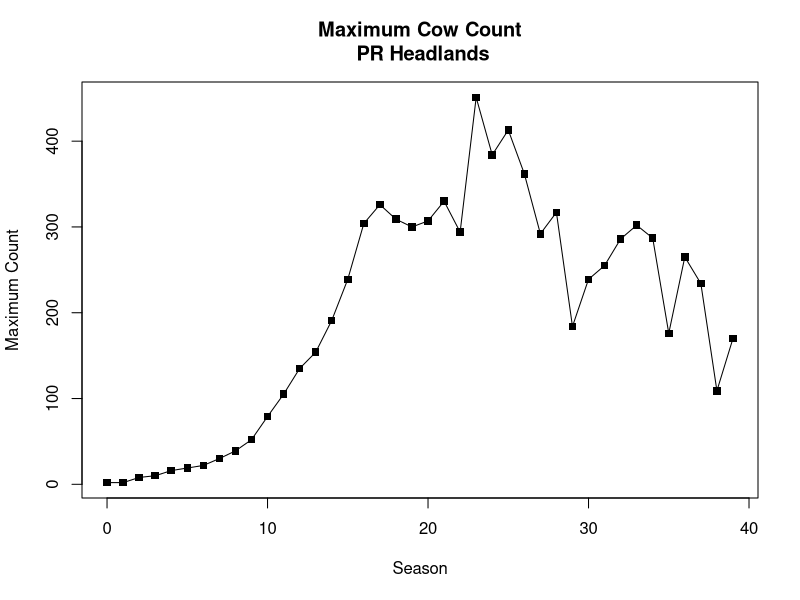
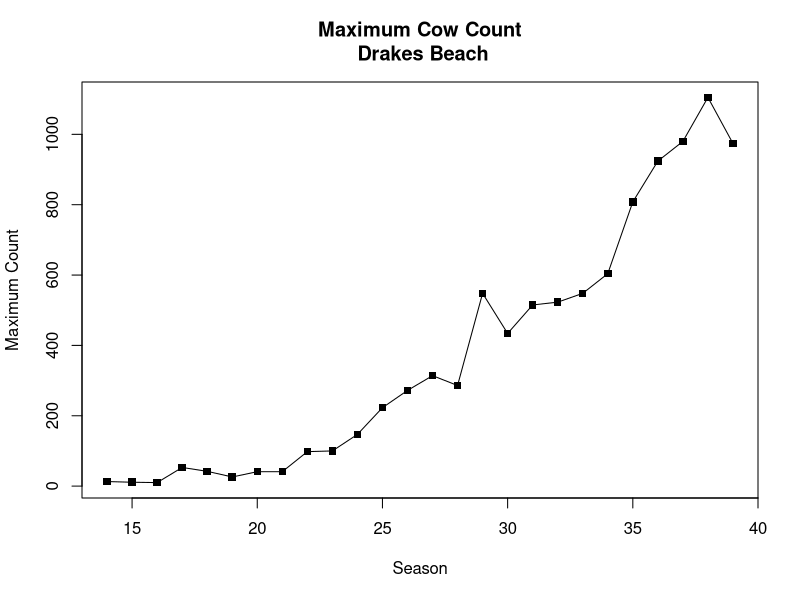
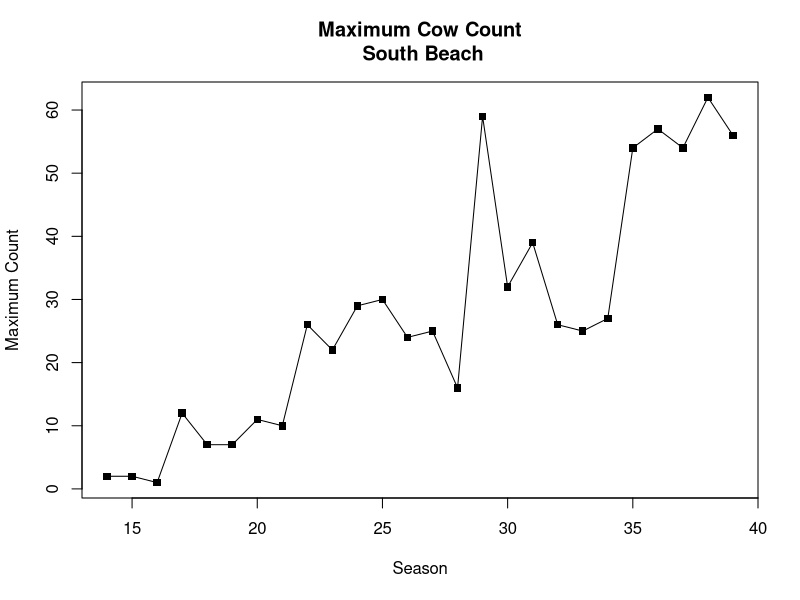
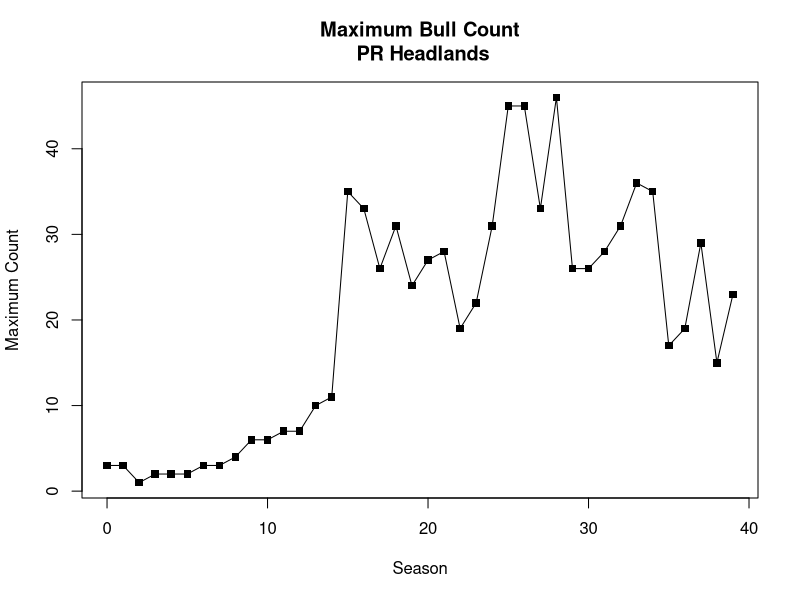
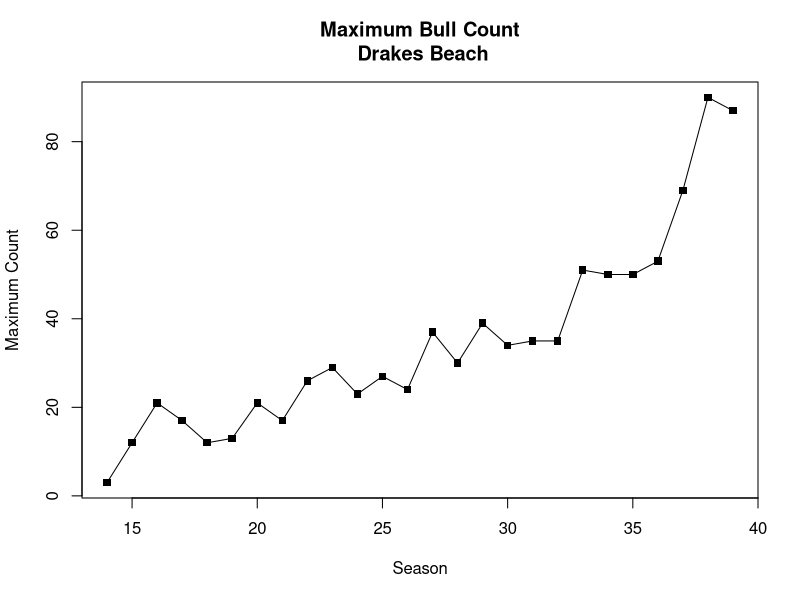
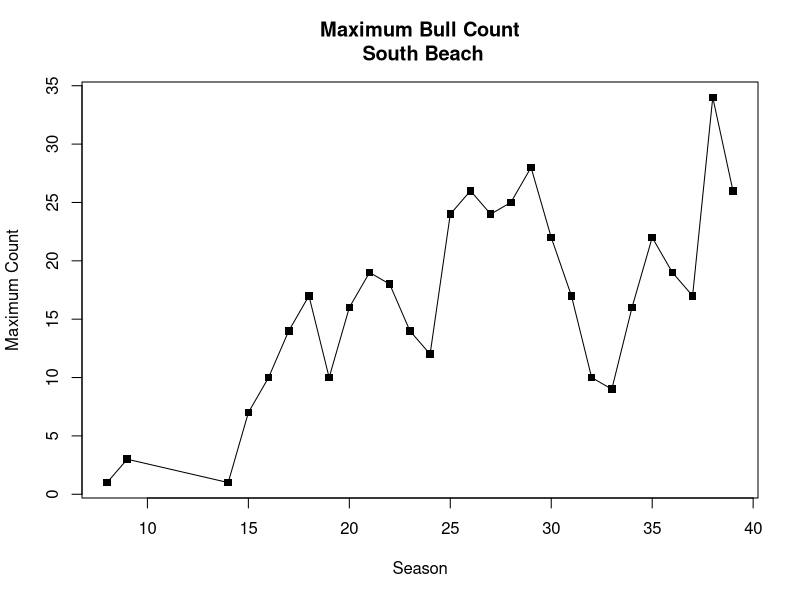
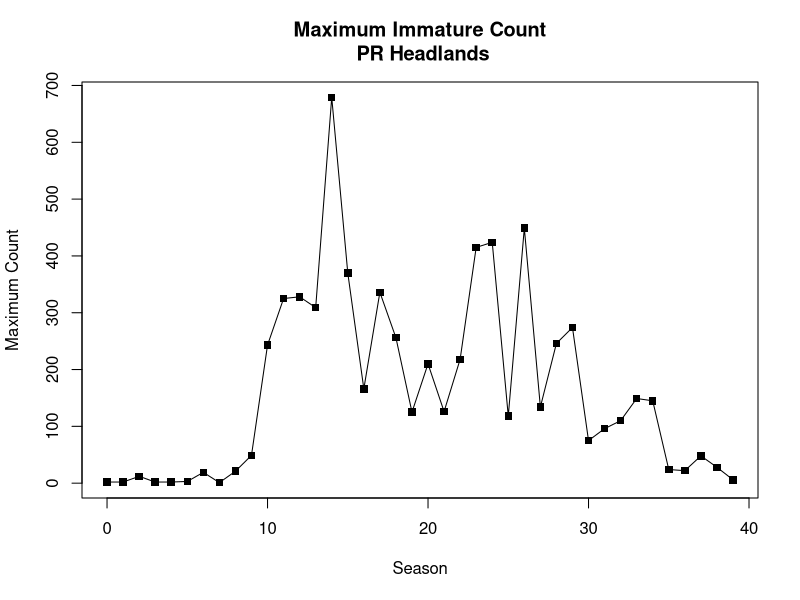
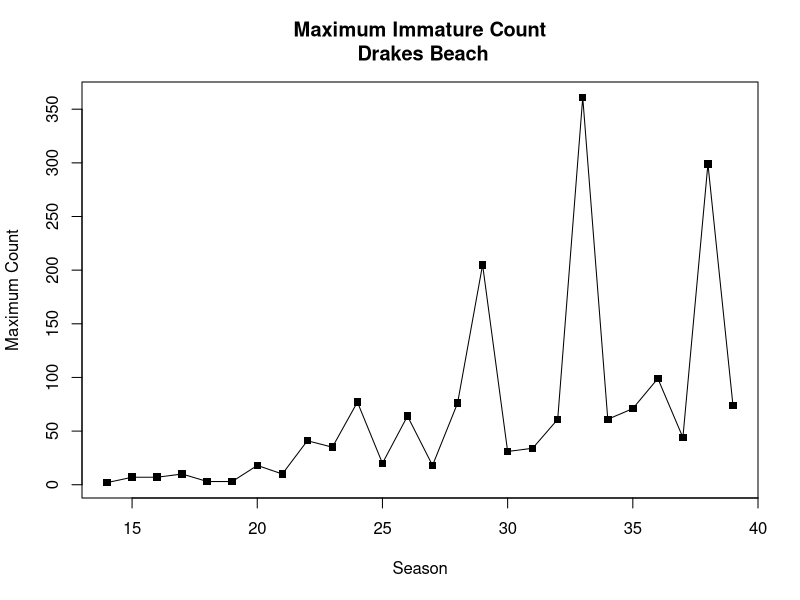

The R script that drew these images, in order:
#######################################################
######DONR USE THIS INSTEAD USE OTHER AGE CLASSES######
#######################################################


# Notes about the data:
# (directly from spreadsheet)
# Feb/March 1983 Access was restricted because road was washed out due to  El Nino storms)
# Did not include partial surveys completed during the 2018/2019 government shutdown
# (from Silas)
# In this analysis I ignore the seals labeled as "UNK"/unknown because it doesn't make sense to take the max of this age class

library("readxl")
library(dplyr)

setwd("~/Internship Summer 2021")
seals <- read_excel("Eseal_1981-2020.xlsx")
# get rid of weird column
seals <- subset(seals, select = -(...6))
# get rid of deadpup (550 instances)
seals <- subset(seals, Age !="DEADPUP")

# unique age classes: 
unique(seals$Age)
# "BULL-SA4"    "COW"      "IMM"      "PUP"      "SA1-3"     "UNK"      "WNR"      "YRLNG"    "EPUP" 
#                         immature             sub adult   unknown     weaner     yearling   group with pup

# to get the Date into POSIXlt which has nice access to year/month/day use: strptime(seals$Date, format="%Y-%m-%d")
# currently stored as POSIXct which has nice storage in data frames but hard for us to work with
# access month using $mon, year using $year and day using $mday
# remember zero based indexing so Jan is 0 and Dec is 11
# year starts at 1900 so 1981 is actually 81 when you use $year

seals_date <- strptime(seals$Date, format="%Y-%m-%d")

# months included in the data set:
unique(seals_date$mon)
# returns 0 (Jan), 1 (Feb), 2 (March), 10 (Nov), 11 (Dec)

# write a function to get each season defined as November Year1 to March Year2
# for example season 0 is Nov 1980 to March 1981, season 1 is Nov 1981 to March 1982... season 9 is Nov 1989 to March 1990... season 39 is Nov 2019 to March 2020
# works for dates passed in as POSIXlt

# function that returns the season for one date
get_season <- function(date) {
  if (date$mon > 6) {season <- date$year - 80}
  else season <- date$year - 81 
  return(season)
}

# function that does get_season on every item in a list
get_season_all <- function(lst) {
  vec <- vector("list", length(lst))
  for (i in 1:length(lst)) {
    vec[[i]] <- get_season(lst[[i]])
  }
  return(vec)
}

# now that we have the seasons we can add them to the tables
seals$season <- get_season_all(seals_date)

# subset data by age class
cows <- subset(seals, Age == "COW")
bulls <- subset(seals, Age == "BULL-SA4")
imm <- subset(seals, Age == "IMM")
#pups <- subset(seals, Age == "PUP" | Age == "EPUP") 
#pupWnr <- subset(seals, Age == "PUP" | Age == "EPUP" | Age == "WNR")
sa <- subset(seals, Age == "SA1-3")
wnr <- subset(seals, Age == "WNR")
yearling <- subset(seals, Age == "YRLNG")

# i do nothing with unknowns, they occur in seasons 1, 2, and 3 with 55 total age-unidentified seals
# it doesn't make sense to take the max count for each season of the unknowns
unk <- subset(seals, Age == "UNK")

# function that returns a list of tables for each location, can pass in the general seals table or subsets based on age class
by_location <- function(table) {
  locations <- list("PR Headlands", "Drakes Beach", "South Beach")
  tables <- vector("list", 3)
  i <- 1
  for (x in locations) {                                             
    tbl <- subset(table, Location == x)
    tables[[i]] <- tbl
    i <- i + 1
  }
  return(tables)
}

# function that takes a list of tables (like that returned by by_location) and gets the maximum count for each season
max_count <- function(listOfT) {
  vec = vector("list", 3)
  i <- 1
  for (x in listOfT) {
    maxi <- x %>% group_by(season) %>% slice(which.max(Count))
    vec[[i]] <- maxi
    i <- i + 1
  }
  return(vec)
}

# function that takes a list of tables with max seasonal counts (like that returned by max_count) and plots max count over time
# this draws line graphs so for SA DB where you are missing seasons 2-14 it just draws a straight line between the data points it has
plot_counts_line <- function(listOfT, age) {
  for (x in listOfT) {
    title <- paste ("Maximum", age, "Count\n", x$Location[1])
    plot(x$season, x$Count, type='l', main=title, xlab="Season", ylab='Maximum Count')
  }
}

# does the same as plot_counts but with points and not lines
plot_counts_points <- function(listOfT, age) {
  for (x in listOfT) {
    title <- paste ("Maximum", age, "Count\n", x$Location[1])
    plot(x$season, x$Count, main=title, xlab="Season", ylab='Maximum Count', pch=16)
  }
}

# does the same as plot_counts but with points and lines
plot_counts_lp <- function(listOfT, age) {
  for (x in listOfT) {
    title <- paste ("Maximum", age, "Count\n", x$Location[1])
    plot(x$season, x$Count, main=title, xlab="Season", ylab='Maximum Count', pch=15)
    lines(x$season, x$Count)
  }
}

#note: there are some counts for age classes other than cows at DB and SB before season 14

# get each location separated out for cows and find max for each season for each
cows_all <- by_location(cows)
cows_max_all <- max_count(cows_all)
plot_counts_lp(cows_max_all, "Cow")

# do the same for all other age classes
bulls_all <- by_location(bulls)
bulls_max_all <- max_count(bulls_all)
plot_counts_lp(bulls_max_all, "Bull")

imm_all <- by_location(imm)
imm_max_all <- max_count(imm_all)
plot_counts_lp(imm_max_all, "Immature")

#pups_all <- by_location(pups)
#pups_max_all <- max_count(pups_all)
#plot_counts_lp(pups_max_all, "Pup")

sa_all <- by_location(sa)
sa_max_all <- max_count(sa_all)
plot_counts_lp(sa_max_all, "Sub-adult (1-3)")

wnr_all <- by_location(wnr)
wnr_max_all <- max_count(wnr_all)
plot_counts_lp(wnr_max_all, "Weaner")

yrlg_all <- by_location(yearling)
yrlg_max_all <- max_count(yrlg_all)
plot_counts_lp(yrlg_max_all, "Yearling")

# function that takes in a list of tables (like that returned by max_count) and turns a list of seasonal total counts
# each table may not have all seasons
total_max_count <- function(listOfT) {
  vec <- vector("list", 40)
  for (i in 0:39) {
    a <- listOfT[[1]]$Count[listOfT[[1]]$season == i]
    if (identical(a, numeric(0))) { a <- 0}
    b <- listOfT[[2]]$Count[listOfT[[2]]$season == i]
    if (identical(b, numeric(0))) { b <- 0}
    c <- listOfT[[3]]$Count[listOfT[[3]]$season == i]
    if (identical(c, numeric(0))) { c <- 0}
    vec[[i+1]] <- a + b + c # lists aren't zero indexed here
  }
  return(vec)
}

# find seasonal totals for age classes separated out
cows_total <- total_max_count(cows_max_all)
bulls_total <- total_max_count(bulls_max_all)
imm_total <- total_max_count(imm_max_all)
sa_total <- total_max_count(sa_max_all)
wnr_total <- total_max_count(wnr_max_all)
yrlg_total <- total_max_count(yrlg_max_all)

# now for pups
pups_only <- subset(seals, Age == "PUP")
epups <- subset(seals, Age == "EPUP")
# i visually inspected epups and pups_only and didn't see overlap in date and location 
# i season 39 doesn't have any pups (only epups) so i only looked at season 38

pups <- subset(seals, Age == "PUP" | Age == "EPUP") 
pups_all <- by_location(pups)
pups_max_all <- max_count(pups_all)
plot_counts_lp(pups_max_all, "Pup")
pups_total <- total_max_count(pups_max_all)

#plot seasonal totals for age classes separated out
plot(0:39, cows_total, main="Total Cow Counts for All Locations", xlab="Seasons", ylab="Count", pch=15)
lines(0:39, cows_total)

plot(0:39, bulls_total, main="Total Bull Counts for All Locations", xlab="Seasons", ylab="Count", pch=15)
lines(0:39, bulls_total)

plot(0:39, imm_total, main="Total Immature Counts for All Locations", xlab="Seasons", ylab="Count", pch=15)
lines(0:39, imm_total)

plot(0:39, sa_total, main="Total Sub-Adult (1-3) Counts for All Locations", xlab="Seasons", ylab="Count", pch=15)
lines(0:39, sa_total)

plot(0:39, wnr_total, main="Total Weaner Counts for All Locations", xlab="Seasons", ylab="Count", pch=15)
lines(0:39, wnr_total)

plot(0:39, yrlg_total, main="Total Yearling Counts for All Locations", xlab="Seasons", ylab="Count", pch=15)
lines(0:39, yrlg_total)

plot(0:39, pups_total, main="Total Pup Counts for All Locations", xlab="Seasons", ylab="Count", pch=15)
lines(0:39, pups_total)
# find seasonal totals for all seals counted
seasonal_total <- vector("list", 40)
for (i in 1:40) {
  total <- cows_total[[i]] + bulls_total[[i]] + imm_total[[i]] + sa_total[[i]] + wnr_total[[i]] + yrlg_total[[i]] + pups_total[[i]]
  seasonal_total[i] <- total
}

plot(0:39, seasonal_total, main="Total Seasonal Counts for All Age Classes and Locations", xlab="Season", ylab="Count", pch=15)
lines(0:39, seasonal_total)


# I didn't combine pups and weaners yet should I do the max counts for pup and wnr for a season and add together
# or add together the daily counts for pup and wnr and take max daily? (first is going to be a lot easier)
#pupWnr <- subset(seals, Age == "PUP" | Age == "EPUP" | Age == "WNR")







